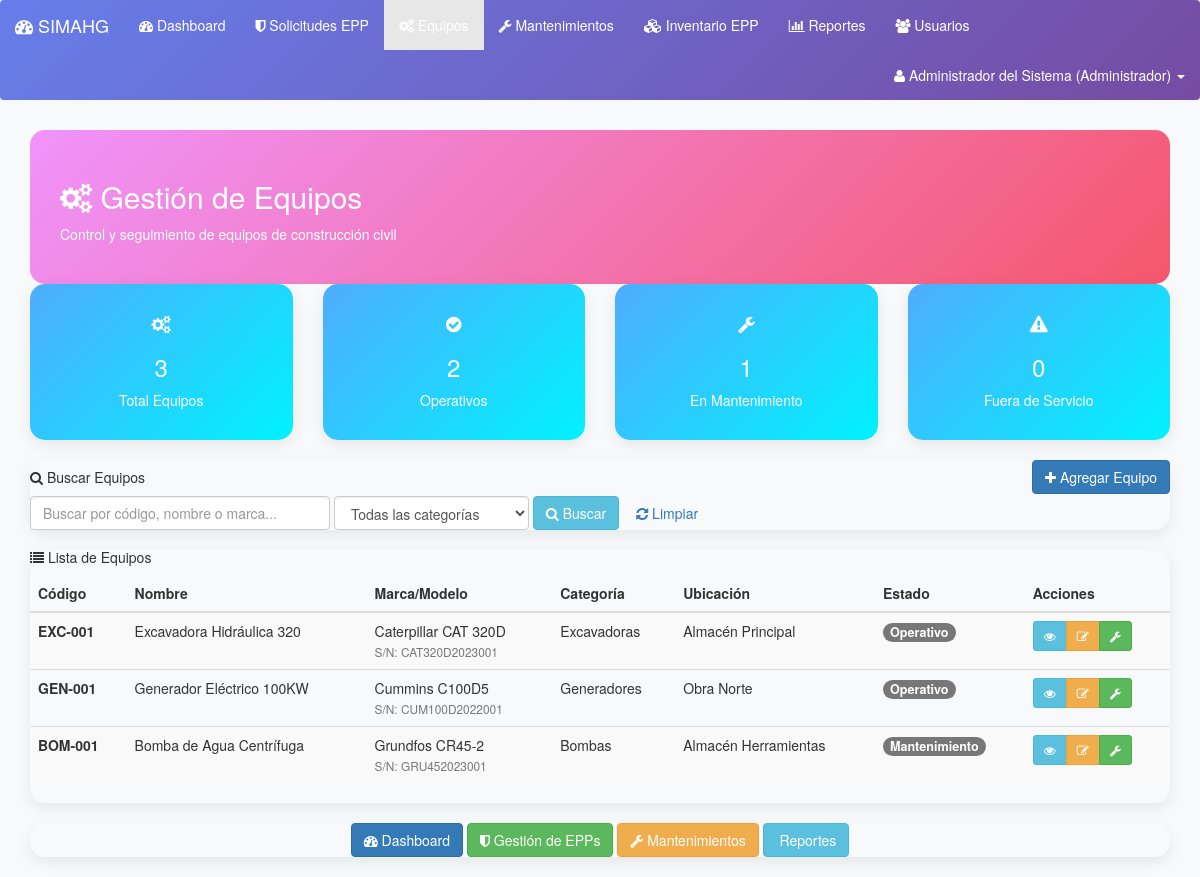
The app's page /equipos.php (signed in) with its own data.
### tables this page shows
CREATE TABLE IF NOT EXISTS `equipos` (
  `id` int(11) NOT NULL AUTO_INCREMENT,
  `codigo` varchar(50) NOT NULL UNIQUE,
  `nombre` varchar(150) NOT NULL,
  `descripcion` text,
  `marca` varchar(100),
  `modelo` varchar(100),
  `numero_serie` varchar(100),
  `año_fabricacion` year,
  `id_categoria` int(11) NOT NULL,
  `fecha_adquisicion` date,
  `costo_adquisicion` decimal(12,2),
  `ubicacion` varchar(200),
  `estado` enum('operativo','mantenimiento','fuera_servicio','dado_baja') NOT NULL DEFAULT 'operativo',
  `horas_operacion` decimal(10,2) DEFAULT 0.00,
  `vida_util_años` int(11) DEFAULT 10,
  `responsable` varchar(150),
  `observaciones` text,
  `fecha_ultima_inspeccion` date,
  `fecha_proximo_mantenimiento` date,
  `certificaciones_vigentes` json,
  `documentos_adjuntos` json,
  `imagen_url` varchar(255),
  `fecha_creacion` timestamp NOT NULL DEFAULT current_timestamp(),
  `fecha_actualizacion` timestamp NOT NULL DEFAULT current_timestamp() ON UPDATE current_timestamp(),
  `creado_por` int(11),
  `actualizado_por` int(11),
  PRIMARY KEY (`id`),
  FOREIGN KEY (`id_categoria`) REFERENCES `categorias_equipos` (`id`),
  FOREIGN KEY (`creado_por`) REFERENCES `usuarios` (`id`),
  FOREIGN KEY (`actualizado_por`) REFERENCES `usuarios` (`id`)
);

CREATE TABLE IF NOT EXISTS `categorias_equipos` (
  `id` int(11) NOT NULL AUTO_INCREMENT,
  `nombre` varchar(100) NOT NULL,
  `descripcion` text,
  `estado` tinyint(1) NOT NULL DEFAULT 1,
  `fecha_creacion` timestamp NOT NULL DEFAULT current_timestamp(),
  PRIMARY KEY (`id`)
);

### equipos.php (the view, shortened to what this page needs)
<?php
require_once 'includes/config_common.php';
$pdo = getDBConnection();
try {
    $filtro = isset($_GET['filtro']) ? $_GET['filtro'] : '';
    $sql = "SELECT e.*, c.nombre as categoria_nombre
            FROM equipos e
            LEFT JOIN categorias_equipos c ON e.id_categoria = c.id
            WHERE 1=1";
    $params = [];
    $sql .= " ORDER BY e.fecha_creacion DESC";
    $stmt = $pdo->prepare($sql);
    $stmt->execute($params);
    $equipos = $stmt->fetchAll(PDO::FETCH_ASSOC);
    $stmt = $pdo->query("SELECT estado, COUNT(*) as total FROM equipos GROUP BY estado");
    $estadisticas = $stmt->fetchAll(PDO::FETCH_KEY_PAIR);
    $stmt = $pdo->query("SELECT COUNT(*) as total FROM equipos");
    $total_equipos = $stmt->fetch()['total'];
} catch (PDOException $e) {
    $error = "Error de base de datos: " . $e->getMessage();
    $equipos = [];
    $categorias = [];
    $estadisticas = [];
    $total_equipos = 0;
}
function getEstadoColor($estado) {
    switch($estado) {
        case 'operativo': return 'success';
        case 'mantenimiento': return 'warning';
    }
}
function formatEstado($estado) {
    switch($estado) {
        case 'operativo': return 'Operativo';
        case 'mantenimiento': return 'Mantenimiento';
    }
}
?>
<!DOCTYPE html>
<html lang="es">
<head>
    <link href="bower_components/bootstrap/dist/css/bootstrap.min.css" rel="stylesheet">
    <link href="bower_components/font-awesome/css/font-awesome.min.css" rel="stylesheet">
</head>
<body>
    <div class="container mt-4">
        <div class="equipment-header mb-4">
            <h2><i class="fa fa-cogs"></i> Gestión de Equipos</h2>
            <p>Control y seguimiento de equipos de construcción civil</p>
        </div>
        <div class="row">
            <div class="col-md-3">
                <div class="card stat-card">
                    <h4><i class="fa fa-cogs"></i></h4>
                    <h3><?php echo $total_equipos; ?></h3>
                    <p>Total Equipos</p>
                </div>
            </div>
            <div class="col-md-3">
                <div class="card stat-card">
                    <h4><i class="fa fa-check-circle"></i></h4>
                    <h3><?php echo $estadisticas['operativo'] ?? 0; ?></h3>
                    <p>Operativos</p>
                </div>
            </div>
            <div class="col-md-3">
                <div class="card stat-card">
                    <h4><i class="fa fa-wrench"></i></h4>
                    <h3><?php echo $estadisticas['mantenimiento'] ?? 0; ?></h3>
                    <p>En Mantenimiento</p>
                </div>
            </div>
            <div class="col-md-3">
                <div class="card stat-card">
                    <h4><i class="fa fa-exclamation-triangle"></i></h4>
                    <h3><?php echo $estadisticas['fuera_servicio'] ?? 0; ?></h3>
                    <p>Fuera de Servicio</p>
                </div>
            </div>
        </div>
        <div class="card">
            <div class="card-header">
                <div class="row">
                    <div class="col-md-6">
                        <h5><i class="fa fa-search"></i> Buscar Equipos</h5>
                    </div>
                    <div class="col-md-6 text-right">
                        <button class="btn btn-primary" data-toggle="modal" data-target="#modalAgregarEquipo">
                            <i class="fa fa-plus"></i> Agregar Equipo
                        </button>
                    </div>
                </div>
            </div>
            <div class="card-body">
                <form method="GET" class="form-inline">
                    <div class="form-group mr-3">
                        <input type="text" class="form-control" name="filtro" placeholder="Buscar por código, nombre o marca..."
                               value="<?php echo htmlspecialchars($filtro); ?>" style="width: 300px;">
                    </div>
                    <div class="form-group mr-3">
                        <select name="categoria" class="form-control">
                            <option value="">Todas las categorías</option>
                        </select>
                    </div>
                    <button type="submit" class="btn btn-info mr-2">
                        <i class="fa fa-search"></i> Buscar
                    </button>
                    <a href="equipos.php" class="btn btn-secondary">
                        <i class="fa fa-refresh"></i> Limpiar
                    </a>
                </form>
            </div>
        </div>
        <div class="card">
            <div class="card-header">
                <h5><i class="fa fa-list"></i> Lista de Equipos</h5>
            </div>
            <div class="card-body">
                <?php if (count($equipos) > 0): ?>
                <div class="table-responsive">
                    <table class="table table-striped table-hover">
                        <thead class="thead-dark">
                            <tr>
                                <th>Código</th>
                                <th>Nombre</th>
                                <th>Marca/Modelo</th>
                                <th>Categoría</th>
                                <th>Ubicación</th>
                                <th>Estado</th>
                                <th>Acciones</th>
                            </tr>
                        </thead>
                        <tbody>
                            <?php foreach ($equipos as $equipo): ?>
                            <tr>
                                <td><strong><?php echo htmlspecialchars($equipo['codigo']); ?></strong></td>
                                <td><?php echo htmlspecialchars($equipo['nombre']); ?></td>
                                <td>
                                    <?php echo htmlspecialchars($equipo['marca'] . ' ' . $equipo['modelo']); ?>
                                    <br><small class="text-muted">S/N: <?php echo htmlspecialchars($equipo['numero_serie']); ?></small>
                                </td>
                                <td><?php echo htmlspecialchars($equipo['categoria_nombre']); ?></td>
                                <td><?php echo htmlspecialchars($equipo['ubicacion']); ?></td>
                                <td>
                                    <span class="badge badge-<?php echo getEstadoColor($equipo['estado']); ?> badge-estado">
                                        <?php echo formatEstado($equipo['estado']); ?>
                                    </span>
                                </td>
                                <td>
                                    <div class="btn-group">
                                        <button class="btn btn-sm btn-info" onclick="verDetalle(<?php echo $equipo['id']; ?>)" title="Ver Detalle">
                                            <i class="fa fa-eye"></i>
                                        </button>
                                        <button class="btn btn-sm btn-warning" onclick="cambiarEstado(<?php echo $equipo['id']; ?>, '<?php echo $equipo['estado']; ?>')" title="Cambiar Estado">
                                            <i class="fa fa-edit"></i>
                                        </button>
                                        <button class="btn btn-sm btn-success" onclick="programarMantenimiento(<?php echo $equipo['id']; ?>)" title="Mantenimiento">
                                            <i class="fa fa-wrench"></i>
                                        </button>
                                    </div>
                                </td>
                            </tr>
                            <?php endforeach; ?>
                        </tbody>
                    </table>
                </div>
                <?php endif; ?>
            </div>
        </div>
        <div class="card">
            <div class="card-body text-center">
                <a href="dashboard.php" class="btn btn-primary">
                    <i class="fa fa-dashboard"></i> Dashboard
                </a>
                <a href="epp_gestion.php" class="btn btn-success">
                    <i class="fa fa-shield"></i> Gestión de EPPs
                </a>
                <a href="mantenimientos.php" class="btn btn-warning">
                    <i class="fa fa-wrench"></i> Mantenimientos
                </a>
                <a href="reportes.php" class="btn btn-info">
                    <i class="fa fa-chart-bar"></i> Reportes
                </a>
            </div>
        </div>
    </div>
</body>
</html>

### includes/config_common.php (style rules this page uses)
body { background-color: #f8f9fa; }
.card { border-radius: 15px; box-shadow: 0 5px 15px rgba(0,0,0,0.08); margin-bottom: 20px; }
.stat-card { text-align: center; padding: 20px; }

### equipos.php (style rules this page uses)
.equipment-header { background: linear-gradient(135deg, #f093fb 0%, #f5576c 100%); color: white; padding: 30px; border-radius: 15px; }
.stat-card { background: linear-gradient(135deg, #4facfe 0%, #00f2fe 100%); color: white; text-align: center; padding: 20px; }
.badge-estado { font-size: 0.9em; }

### records on screen
equipos: codigo "EXC-001", nombre "Excavadora Hidráulica 320", marca+modelo "Caterpillar CAT 320D", numero_serie "CAT320D2023001", id_categoria.nombre "Excavadoras", ubicacion "Almacén Principal", estado "Operativo"
equipos: codigo "GEN-001", nombre "Generador Eléctrico 100KW", marca+modelo "Cummins C100D5", numero_serie "CUM100D2022001", id_categoria.nombre "Generadores", ubicacion "Obra Norte", estado "Operativo"
equipos: codigo "BOM-001", nombre "Bomba de Agua Centrífuga", marca+modelo "Grundfos CR45-2", numero_serie "GRU452023001", id_categoria.nombre "Bombas", ubicacion "Almacén Herramientas", estado "Mantenimiento"

### other values on screen
$userName "Administrador del Sistema"
$userRole "Administrador"
$total_equipos "3"
$estadisticas['operativo'] "2"
$estadisticas['mantenimiento'] "1"
$estadisticas['fuera_servicio'] "0"
